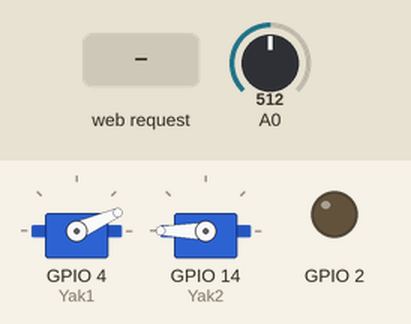
Recording of a sketch running on a simulated ESP8266 (NodeMCU). Parts: 2 × servo, output pins drawn as LEDs (lit = HIGH). The test bench sets the inputs (shaded band); at power-on: A0 = 512. WiFi joins after 1.5 s; servers stay silent unless stated; the local clock reads 2024-03-15 10:24:30 at power-on unless the sketch sets it; what the sketch prints to the serial monitor is not drawn.

Above: at 2.7 s.
2.8 s: HTTP request GET /gpio/1 received
At 3.8 s:
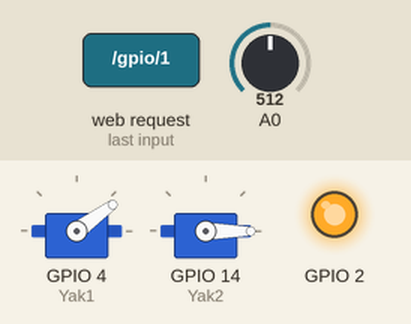
5.8 s: HTTP request GET /gpio/0 received
At 6.5 s:
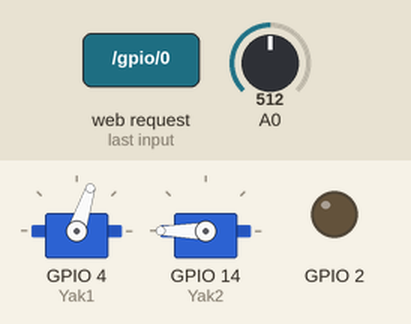
8.8 s: HTTP request GET /gpio/1 received
At 9.8 s:
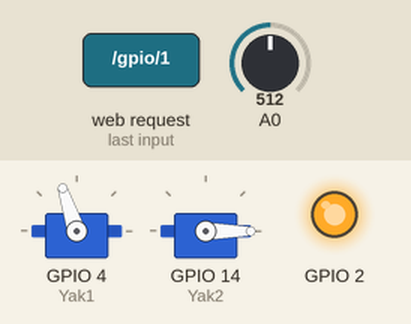
11.8 s: HTTP request GET /gpio/0 received
At 12.3 s:
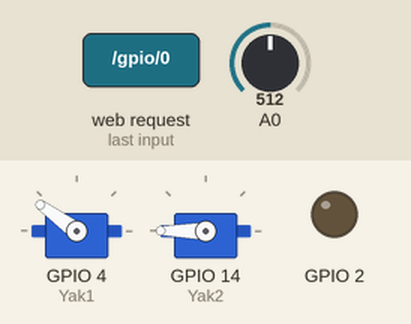
Timing chart, 0 to 27.5 s (numbered marks = the images above; inputs shaded):
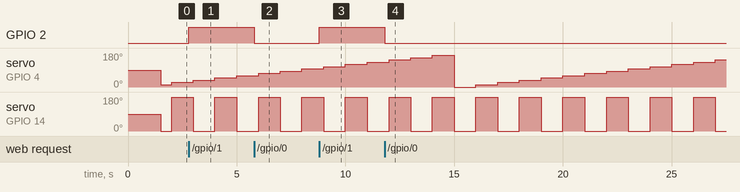

The sketch:

Yak_v1.0.0.ino
```cpp
#include <ESP8266WiFi.h>
#include <Servo.h>
#include <time.h>

const char* ssid = "sugosugo";
const char* password = "qwertyui12";
char curTime[20];
WiFiServer server(80);
Servo Yak1;
Servo Yak2;

bool a;

void setup(){
  Serial.begin(115200);
  delay(10);

  pinMode(2, OUTPUT);
  digitalWrite(2, 0);

  Serial.println();
  Serial.println();
  Serial.print("Connecting to ");
  Serial.println(ssid);

  WiFi.begin(ssid, password);
  while (WiFi.status() != WL_CONNECTED){
    delay(100);
    Serial.print(".");
  }
  Serial.println("\nWiFi connected");

  server.begin();
  Serial.println("Server started");

  Serial.println(WiFi.localIP());

  configTime(9*3600, 0, "pool.ntp.org", "time.nist.gov");
  while (!time(nullptr)) delay(500);
  Yak1.attach(4,544,2400);
  Yak2.attach(14,544,2400);
  Yak1.write(90);
  Yak2.write(90);
}

void loop() {
  time_t now = time(nullptr);
  struct tm *t;
  t = localtime(&now);

  sprintf(curTime,"%04d-%02d-%02d %02d:%02d:%02d", t->tm_year+1900, t->tm_mon+1, t->tm_mday, t->tm_hour, t->tm_min, t->tm_sec);
  Serial.println(curTime);
//  if((t->tm_hour==18&&t->tm_min==48)&&t->tm_sec==30)
//  {
//    Serial.println("약먹어");
//  }
  Yak1.write(((t->tm_sec)*12)%180);
  if((t->tm_sec)%2==0){
    Yak2.write(180);
  }else{
    Yak2.write(0);
  }

  delay(10);
  WiFiClient client = server.available();
  if (!client) {
    return;
  }

  // Wait until the client sends some data
  Serial.println("new client");
  while(!client.available()){
    delay(1);
  }

  // Read the first line of he request
  String req = client.readStringUntil('\r');
  Serial.println(req);
  client.flush();

  // Match the request
  int val;
  if (req.indexOf("/gpio/0") != -1)
    val = 0;
  else if (req.indexOf("/gpio/1") != -1)
    val = 1;
  else {
    Serial.println("invalid request");
    client.stop();
    return;
  }

  // Set GPIO2 according to the request
  digitalWrite(2, val);

  client.flush();

  // Prepare the response
  int sensorReading = analogRead(A0);
  String s = "HTTP/1.1 200 OK\r\nContent-Type: text/html\r\n\r\n<!DOCTYPE HTML>\r\n<html>\r\n<h1>GPIO2 is now = ";
  s += (val)?"high<p>":"low<p>";
  s += "Analog Value is now = ";
  s += (sensorReading);
  s += "</h1><p>";
  s += "<img src='https://lh4.ggpht.com/yPq0eEBNR4g530UHDfpbtwe-yiAMLVjUcnGCsjW9_K9VniuLr_YbeefSsd3uqYvZWJ8=w300'><p>";
  s += "<iframe width='560' height='315' src='https://www.youtube.com/embed/ZicP4y-nFg4' frameborder='0' allowfullscreen></iframe>";
  s += "</html>\n";

  // Send the response to the client
  client.print(s);
  delay(1);
  Serial.println("Client disonnected");
}
```

Measured:
- after the input at 2.8 s, GPIO 2: LOW → HIGH at once
- after the input at 5.8 s, GPIO 2: HIGH → LOW at once
- after the input at 8.8 s, GPIO 2: LOW → HIGH at once
- after the input at 11.8 s, GPIO 2: HIGH → LOW at once
- by itself, servo on GPIO 14 (Yak2): alternates 180° for 1.0 s and 0° for 1.0 s
